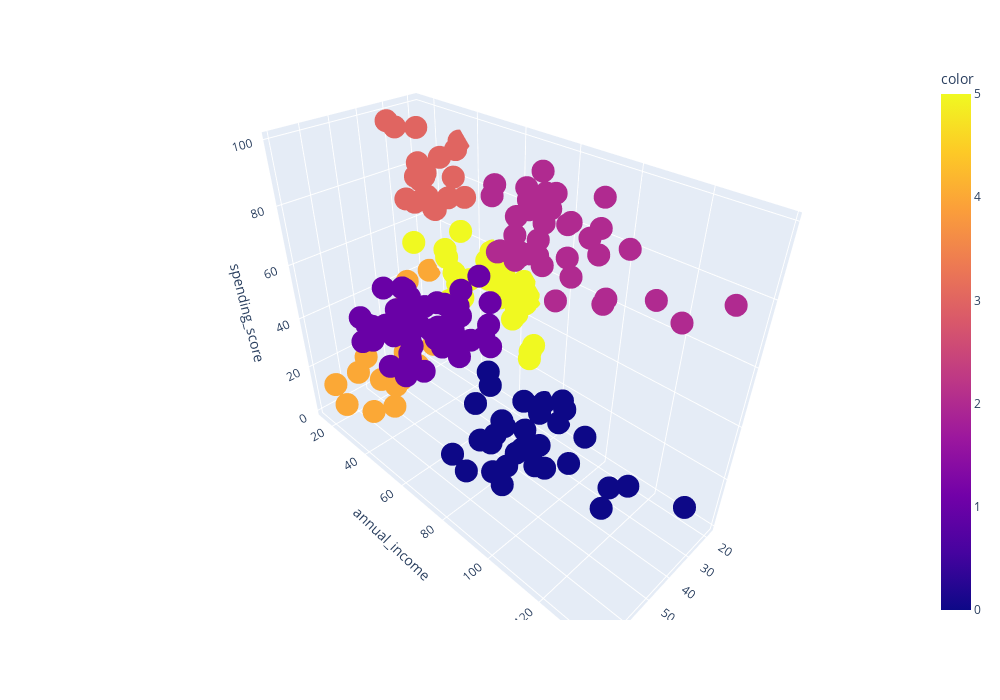

Notebook source saved alongside this figure:
### Code cell
agl_labels=get_aggl_clustering(X, 6)
get_3d_visualization(X,agl_labels)

### Figure 1 — Plotly figure (JSON) as saved in the notebook; plotly's stock layout.template omitted (floating-point values rounded to 4 significant figures; data arrays with more than 128 entries replaced by an {"elided": "..."} marker saying what was removed)
{"data": [{"hovertemplate": "age=%{x}<br>annual_income=%{y}<br>spending_score=%{z}<br>color=%{marker.color}<extra></extra>", "legendgroup": "", "marker": {"color": {"elided": "200 int values"}, "coloraxis": "coloraxis", "symbol": "circle"}, "mode": "markers", "name": "", "scene": "scene", "showlegend": false, "type": "scatter3d", "x": {"elided": "200 int values"}, "y": {"elided": "200 int values"}, "z": {"elided": "200 int values"}}], "layout": {"coloraxis": {"colorbar": {"title": {"text": "color"}}, "colorscale": [[0, "#0d0887"], [0.1111, "#46039f"], [0.2222, "#7201a8"], [0.3333, "#9c179e"], [0.4444, "#bd3786"], [0.5556, "#d8576b"], [0.6667, "#ed7953"], [0.7778, "#fb9f3a"], [0.8889, "#fdca26"], [1, "#f0f921"]]}, "height": 700, "legend": {"tracegroupgap": 0}, "margin": {"t": 60}, "scene": {"domain": {"x": [0, 1], "y": [0, 1]}, "xaxis": {"title": {"text": "age"}}, "yaxis": {"title": {"text": "annual_income"}}, "zaxis": {"title": {"text": "spending_score"}}}, "width": 1000}}
